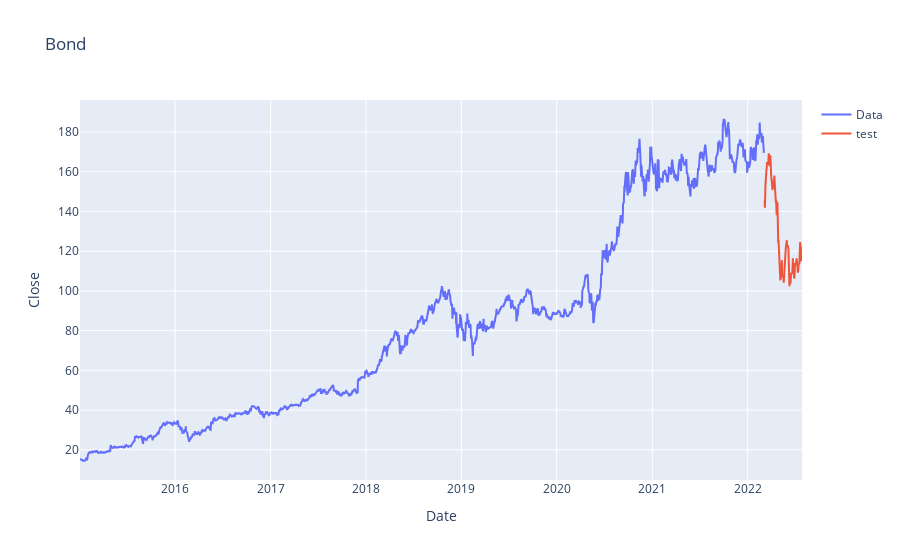

Notebook code for this chart:
### Markdown cell above
Ahora verificamos como quedo la partición de nuestra serie de tiempo.

### Code cell
#Otra opción, es emplear la librería de go.Scatter para otro tipo de gráfico. 
trace1 = go.Scatter(
    x = date_train,
    y = data_train['y'],
    mode = 'lines',
    name = 'Data'
)

trace2 = go.Scatter(
    x = date_test,
    y = data_test['y'],
    mode = 'lines',
    name = 'test'
)

layout = go.Layout(
    title = "Bond ",
    xaxis = {'title' : "Date"},
    yaxis = {'title' : "Close"}
)
fig = go.Figure(data=[trace1, trace2], layout=layout)
fig.show()
